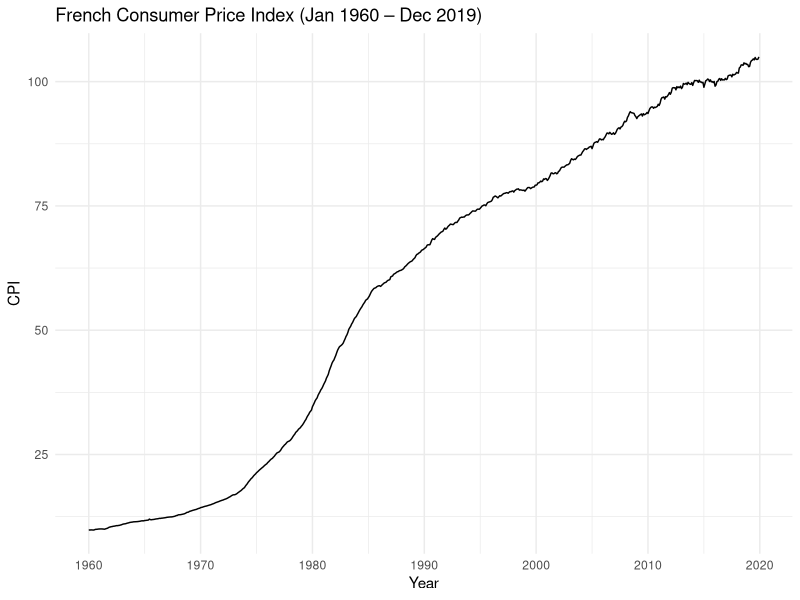
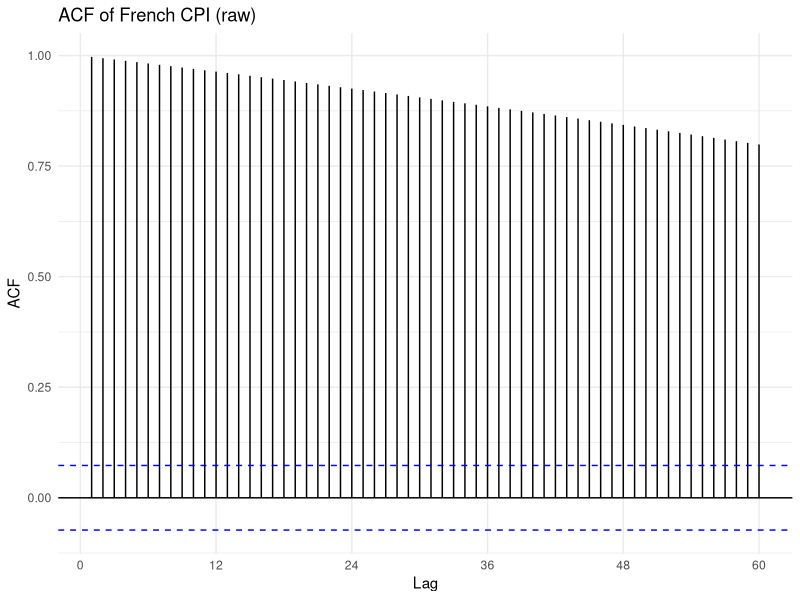

The R script that drew these images, in order: (Note: this script raises an error after producing the figures.)
# ============================================================
#  SECOND HOME ASSIGNMENT - Predictive Analytics
#  French Consumer Price Index (FCPI) - Time Series Analysis
# ============================================================
#  Data: Monthly French CPI, January 1960 – December 2019
#  File: fcpi.csv (semicolon-separated)
# ============================================================

# ---- 0. SETUP: Load Required Packages ----------------------

# Uncomment the line below to install packages if needed:
# install.packages(c("forecast", "tseries", "ggplot2", "urca"))

library(forecast)  # ARIMA modelling, auto.arima, forecasting utilities
library(tseries)   # ADF and KPSS stationarity tests
library(ggplot2)   # Publication-quality plots
library(urca)      # Unit root tests with full specification control (ADF with trend/drift)


# ============================================================
#  LOAD DATA AND CONVERT TO TIME SERIES
# ============================================================

# Read the CSV (semicolon-separated)
fcpi_raw <- read.csv("fcpi.csv", sep = ";", header = TRUE)
head(fcpi_raw)
str(fcpi_raw)

# Convert to a monthly ts object starting January 1960
cpi_ts <- ts(fcpi_raw$cpi, start = c(1960, 1), frequency = 12)
cat("Time series: Jan 1960 – Dec 2019,", length(cpi_ts), "monthly observations\n")


# ============================================================
#  PART 1
# ============================================================

# ---- 1.1  Plot, ACF, and Decomposition ---------------------

# --- Plot the raw time series ---
autoplot(cpi_ts) +
  labs(
    title = "French Consumer Price Index (Jan 1960 – Dec 2019)",
    x     = "Year",
    y     = "CPI"
  ) +
  theme_minimal()

# --- Autocorrelation Function (ACF) ---
# We use 60 lags (5 years) to reveal both short-run and seasonal autocorrelation.
ggAcf(cpi_ts, lag.max = 60) +
  labs(title = "ACF of French CPI (raw)") +
  theme_minimal()

# --- Classical Multiplicative Decomposition ---
# We choose the multiplicative form because the seasonal fluctuations grow
# proportionally with the overall level of the series (variance increases with level).
decomp_raw <- decompose(cpi_ts, type = "multiplicative")
plot(decomp_raw, main = "Classical Multiplicative Decomposition of French CPI")

# DISCUSSION (Q1.1):
# The raw series exhibits a strong, persistent upward trend driven by inflation,
# and a slowly decaying ACF that takes many lags to reach zero – both hallmarks
# of a non-stationary process with a stochastic trend. A mild seasonal pattern
# is also visible (e.g., price dips in summer). The multiplicative decomposition
# is chosen because seasonal amplitudes scale with the trend level.
#
# LIMITATION: Classical decomposition relies on a centred moving average, which
# leaves the first and last 6 months without an estimated trend. It also assumes
# the seasonal pattern is constant across the entire sample, which may be
# unrealistic over 60 years. Finally, it cannot separate a cycle from the trend.


# ---- 1.2  Log Transformation and Comparison ----------------

# Apply the natural logarithm
log_cpi_ts <- log(cpi_ts)

# --- Plot the log-transformed series ---
autoplot(log_cpi_ts) +
  labs(
    title = "Log-Transformed French CPI",
    x     = "Year",
    y     = "log(CPI)"
  ) +
  theme_minimal()

# --- ACF of log-transformed series ---
ggAcf(log_cpi_ts, lag.max = 60) +
  labs(title = "ACF of Log(CPI)") +
  theme_minimal()

# --- Classical Additive Decomposition of log(CPI) ---
# After logging, the series is additive (seasonal component has constant amplitude).
decomp_log <- decompose(log_cpi_ts, type = "additive")
plot(decomp_log, main = "Additive Decomposition of Log(CPI)")

# DECISION: Use the log-transformed series for all remaining analyses.
#
# MOTIVATION: The log transformation stabilises the variance – seasonal
# fluctuations are now roughly constant in size across decades, which is
# confirmed by the stable seasonal component in the additive decomposition.
# Working in logs is standard practice in macroeconomics because changes in
# log(CPI) are interpretable as approximate percentage (inflation) changes.
# The ACF structure is essentially unchanged after logging, confirming that
# non-stationarity is driven by a trend, not by heteroscedasticity.

# Set the working series for the rest of the assignment
working_ts <- log_cpi_ts


# ---- 1.3  KPSS and ADF Stationarity Tests ------------------

# CHOICE OF FUNCTIONAL FORM:
# The log(CPI) series shows a clear deterministic upward trend (visible in the
# decomposition). Therefore, the most accurate functional form for both tests
# must include a TREND TERM:
#  - ADF: we test H0: unit root, including a constant and a linear trend ("ct").
#         If we omitted the trend, the test would be misspecified because the
#         DGP contains a trend under both H0 and H1.
#  - KPSS: H0 is trend-stationarity (null = "Trend"). Rejecting H0 means the
#           series is not stationary around a deterministic trend.

# --- ADF Test (H0: unit root; H1: stationary) ---
# Using the urca package for full specification control.
# We include a constant and trend ("ct"), with lag selection via AIC.
adf_result <- ur.df(working_ts, type = "trend", selectlags = "AIC")
cat("\n=== ADF Test on log(CPI) ===\n")
summary(adf_result)

# --- KPSS Test (H0: trend-stationary; H1: not stationary) ---
kpss_result <- kpss.test(working_ts, null = "Trend")
cat("\n=== KPSS Test on log(CPI) ===\n")
print(kpss_result)

# INTERPRETATION:
# ADF:  The test statistic is larger (less negative) than the critical values
#       → fail to reject H0 → evidence of a unit root → non-stationary.
# KPSS: p-value is below 0.05 → reject H0 (trend-stationarity) → non-stationary.
# Both tests agree: log(CPI) is non-stationary. We need to difference the series.


# ---- 1.4  Making the Series Stationary and ARIMA Identification ----

# --- Step 1: Determine the number of regular differences ---
n_diff <- ndiffs(working_ts, test = "kpss")
cat("\nNumber of regular differences required:", n_diff, "\n")

# Apply one regular difference
diff1_log_cpi <- diff(working_ts, differences = 1)

# --- Verify stationarity of the once-differenced series ---
kpss_diff1 <- kpss.test(diff1_log_cpi, null = "Level")
cat("\n=== KPSS Test on Δlog(CPI) ===\n")
print(kpss_diff1)
# p-value > 0.05 → cannot reject H0 (level-stationarity) → stationary ✓

# --- Step 2: Check for remaining seasonal non-stationarity ---
n_sdiff <- nsdiffs(diff1_log_cpi)
cat("Number of seasonal differences required:", n_sdiff, "\n")

# Apply one seasonal difference (lag = 12 for monthly data)
stationary_ts <- diff(diff1_log_cpi, lag = 12, differences = 1)
cat("Stationary series: (1-B)(1-B^12) log(CPI_t), length =", length(stationary_ts), "\n")

# --- Plot the stationary series ---
autoplot(stationary_ts) +
  labs(
    title = "Stationary Series: First and Seasonal Difference of log(CPI)",
    subtitle = expression((1-B)(1-B^{12}) ~ log(CPI[t])),
    x = "Year", y = expression(Delta[1] ~ Delta[12] ~ log(CPI))
  ) +
  theme_minimal()

# --- ACF and PACF of the stationary series ---
# These are the key diagnostics for ARIMA order selection.
p1 <- ggAcf(stationary_ts, lag.max = 48) +
  labs(title = "ACF of Stationary Series") +
  theme_minimal()

p2 <- ggPacf(stationary_ts, lag.max = 48) +
  labs(title = "PACF of Stationary Series") +
  theme_minimal()

# install.packages("gridExtra")  # uncomment if not installed
library(gridExtra)
grid.arrange(p1, p2, ncol = 2)

# --- Model Identification ---
# NON-SEASONAL part (lags 1–11):
#   ACF: significant spike at lag 1, then cuts off → MA(1) term → q = 1
#   PACF: decays gradually → supports MA rather than AR
#   → Non-seasonal: p = 0, d = 1, q = 1
#
# SEASONAL part (lags 12, 24, 36 ...):
#   ACF: significant negative spike at lag 12, then cuts off → SMA(1) → Q = 1
#   PACF: significant spike at lag 12, then cuts off → could support SAR(1)
#   → Seasonal: P = 0, D = 1, Q = 1  [m = 12]
#
# Proposed model: ARIMA(0,1,1)(0,1,1)[12]  –  the classic "Airline Model"

manual_model_full <- Arima(working_ts,
                           order    = c(0, 1, 1),
                           seasonal = list(order = c(0, 1, 1), period = 12))
summary(manual_model_full)

cat("\n--- Manually Identified Model ---\n")
cat("ARIMA(0,1,1)(0,1,1)[12]\n")
cat("Equation:\n")
cat("  (1 - B)(1 - B^12) log(Y_t) = (1 + theta_1 * B)(1 + Theta_1 * B^12) * eps_t\n")
cat("  where B is the backshift operator, eps_t ~ WN(0, sigma^2)\n")
cat("  theta_1  =", round(coef(manual_model_full)["ma1"],  4), "\n")
cat("  Theta_1  =", round(coef(manual_model_full)["sma1"], 4), "\n")


# ============================================================
#  PART 2
# ============================================================

# ---- 2.1  Train/Test Split, AIC Model, Residual Diagnostics ----

# We use the last 4 years (Jan 2016 – Dec 2019, 48 observations) as the test set,
# and all prior data as the training set. This gives a meaningful out-of-sample
# evaluation period while retaining ~93% of the data for estimation.

train_ts <- window(working_ts, end   = c(2015, 12))
test_ts  <- window(working_ts, start = c(2016,  1))

cat("\nTraining set: Jan 1960 – Dec 2015 (", length(train_ts), "observations)\n")
cat("Test set:     Jan 2016 – Dec 2019 (", length(test_ts),  "observations)\n")

# --- Auto ARIMA with AIC on the training set ---
# stepwise = FALSE and approximation = FALSE perform a thorough grid search.
# This may take a minute or two.
cat("\nRunning auto.arima() with AIC criterion – please wait...\n")
auto_model <- auto.arima(
  train_ts,
  ic            = "aic",
  stepwise      = FALSE,
  approximation = FALSE
)
cat("\n=== AIC-Selected Model ===\n")
summary(auto_model)
# arimaorder() returns c(p,d,q,P,D,Q); format as ARIMA(p,d,q)(P,D,Q)[12]
ao <- arimaorder(auto_model)
cat(sprintf("Selected order: ARIMA(%d,%d,%d)(%d,%d,%d)[12]\n",
            ao[1], ao[2], ao[3], ao[4], ao[5], ao[6]))

# COHERENCE CHECK WITH 1.3:
# auto.arima should select d >= 1 and D >= 1, consistent with the unit-root
# evidence from ADF and KPSS tests. If the selected non-seasonal and seasonal
# MA/AR orders differ from (0,1,1)(0,1,1)[12], this is still coherent as long
# as the differencing orders match.

# --- Residual Diagnostics for the AIC-selected model ---
checkresiduals(auto_model)
# This plots: residual time series, ACF of residuals, and a histogram.
# We look for: no remaining autocorrelation, roughly normal distribution, constant variance.

# Ljung-Box test for residual autocorrelation (lag = 24 as rule of thumb)
lb_auto <- Box.test(residuals(auto_model), lag = 24, type = "Ljung-Box",
                    fitdf = sum(arimaorder(auto_model)[c(1, 3, 4, 6)]))
cat("\n=== Ljung-Box Test (AIC model residuals) ===\n")
print(lb_auto)
# H0: no autocorrelation in residuals. p-value > 0.05 → model is adequate.

# DISCUSSION:
# If the Ljung-Box p-value is above 0.05, the residuals behave like white noise
# and the model captures the dynamics well. If significant autocorrelation
# remains, one could increase the AR or MA order. The histogram and Q-Q plot
# help judge normality; departures at the tails are common with economic data
# and may suggest a Student-t innovation distribution.


# ---- 2.2  Forecasting and Accuracy Comparison --------------

h <- length(test_ts)  # 48-month forecast horizon

# --- Estimate the manually chosen model on the training set ---
manual_model_train <- Arima(train_ts,
                             order    = c(0, 1, 1),
                             seasonal = list(order = c(0, 1, 1), period = 12))

# --- Generate forecasts (in log scale) ---
fc_auto   <- forecast(auto_model,         h = h)
fc_manual <- forecast(manual_model_train, h = h)

# --- Back-transform to original CPI scale for interpretable plots ---
# Since working_ts = log(cpi_ts), we apply exp() to forecasts and intervals.
test_original  <- window(cpi_ts, start = c(2016, 1))
train_original <- window(cpi_ts, end   = c(2015, 12))

# Helper function to exponentiate a forecast object
exp_fc <- function(fc) {
  fc$mean  <- exp(fc$mean)
  fc$lower <- exp(fc$lower)
  fc$upper <- exp(fc$upper)
  fc$x     <- exp(fc$x)
  fc
}

fc_auto_orig   <- exp_fc(fc_auto)
fc_manual_orig <- exp_fc(fc_manual)

# Use a recent window for plotting (from 2010 onward) to make the forecast visible
plot_start <- c(2010, 1)
cpi_plot   <- window(cpi_ts, start = plot_start)

# --- Plot 1: AIC-Selected Model ---
ao  <- arimaorder(auto_model)
auto_label <- sprintf("AIC: ARIMA(%d,%d,%d)(%d,%d,%d)[12]", ao[1],ao[2],ao[3],ao[4],ao[5],ao[6])

# --- Plot 1: AIC-Selected Model ---
autoplot(cpi_plot, series = "History") +
  autolayer(fc_auto_orig,  series = auto_label,      PI = TRUE) +
  autolayer(test_original, series = "Actual (test)") +
  scale_color_manual(values = c("History" = "grey50", "Actual (test)" = "black",
                                setNames("steelblue", auto_label))) +
  labs(
    title    = paste("Forecast:", auto_label),
    subtitle = "Training: Jan 1960 – Dec 2015 | Test: Jan 2016 – Dec 2019",
    x        = "Year",
    y        = "CPI",
    color    = NULL
  ) +
  theme_minimal()

# --- Plot 2: Manual Model ARIMA(0,1,1)(0,1,1)[12] ---
autoplot(cpi_plot, series = "History") +
  autolayer(fc_manual_orig, series = "Manual: ARIMA(0,1,1)(0,1,1)[12]", PI = TRUE) +
  autolayer(test_original,  series = "Actual (test)") +
  scale_color_manual(values = c("History" = "grey50", "Actual (test)" = "black",
                                "Manual: ARIMA(0,1,1)(0,1,1)[12]" = "firebrick")) +
  labs(
    title    = "Forecast: Manual Model ARIMA(0,1,1)(0,1,1)[12]",
    subtitle = "Training: Jan 1960 – Dec 2015 | Test: Jan 2016 – Dec 2019",
    x        = "Year",
    y        = "CPI",
    color    = NULL
  ) +
  theme_minimal()

# --- Accuracy Measures on the test set (original scale) ---
acc_auto   <- accuracy(fc_auto_orig$mean,   test_original)
acc_manual <- accuracy(fc_manual_orig$mean, test_original)

cat("\n=== Forecast Accuracy Comparison (Test Set: Jan 2016 – Dec 2019) ===\n")
cat("\nAIC-Selected Model:", auto_label, "\n")
print(acc_auto)

cat("\nManual Model – ARIMA(0,1,1)(0,1,1)[12]:\n")
print(acc_manual)

# Summary table
acc_table <- rbind(
  AIC_Model    = acc_auto,
  Manual_Model = acc_manual
)
cat("\n--- Summary Table ---\n")
print(round(acc_table, 4))

# INTERPRETATION:
# The model with lower RMSE, MAE, and MAPE on the test set is the better
# forecaster. The MAPE (Mean Absolute Percentage Error) is particularly
# useful here because CPI is a level series and MAPE expresses errors in
# percentage terms, making it easy to interpret and compare across models.
# If the AIC-selected and manually chosen models are similar, this suggests
# that our ACF/PACF-based identification in Part 1 was accurate. Differences
# may arise because auto.arima optimises in-sample fit (AIC), which does not
# always translate to superior out-of-sample performance.

cat("\n=== END OF ASSIGNMENT 2 ===\n")
